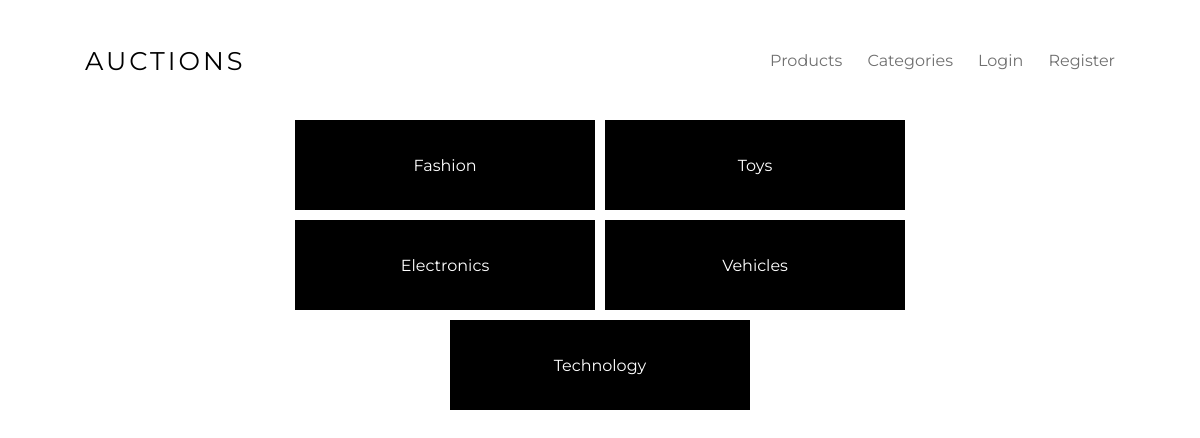
Page /categories on the earlier database version.
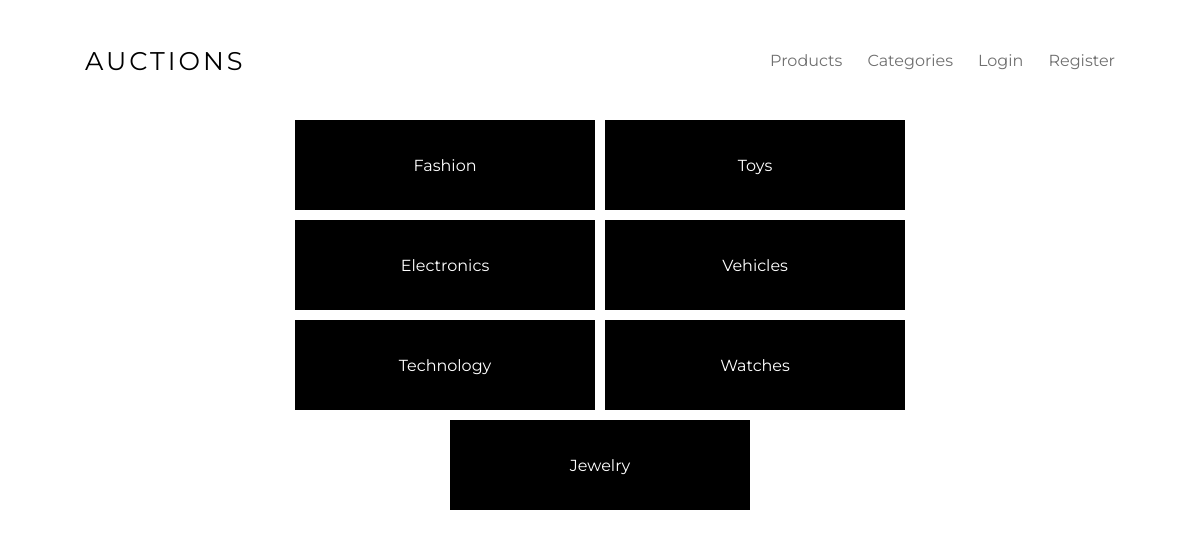
Same page on the later database version.
### auctions/models.py (models this page shows, shortened)
class Categories(models.Model):
    title = models.TextField()

### auctions/views.py (the view)
# urls.py: path('categories', views.view_categories, name="view_categories"),
def view_categories(request):
    categories = [element[1] for element in list(Categories.objects.all().values_list())]
    contexto = {
        "name": 'Categories',
        "tipos": categories
    }
    return render(request, 'categories.html', contexto)

### auctions/templates/categories.html
{% extends 'layout/base.html' %}
{% block body %}
    <div
    class="center"
    style="
        max-width: 100%;
        width: 700px;
        margin: 0 auto;
        display: flex;
        justify-content: center;
        align-items: center;
        flex-wrap: wrap;
        gap: 10px;"
    >
    {% for categoria in tipos %}
        <a href="/categories/{{ categoria }}">
            <div style="
            width: 300px;
            height: 90px;
            background: black;
            color: white;
            display: flex;
            justify-content: center;
            align-items: center;">{{ categoria }}</div>
        </a>
    {% endfor %}
    </div>
{% endblock%}

### auctions/templates/layout/base.html (shortened to what this page needs)
{% load static %}
<!DOCTYPE html>
<html lang="en">
<head>
    <link rel="stylesheet" href="{% static 'css/styles.css' %}">
</head>
<body>
    <header>
        <nav>
            <ul>
                <li><a href="{% url 'index' %}" class="title">Auctions</a></li>
            </ul>
            <ul>
                <li><a href="{% url 'index' %}">Products</a></li>
                <li><a href="{% url 'view_categories' %}">Categories</a></li>
                {% if user.is_authenticated %}
                    <li><a href="{% url 'view_create_offer' %}">Create</a></li>
                    <li><a href="{% url 'view_watchlist' %}">Watchlist</a></li>
                    <li><a href="{% url 'logout' %}">Logout</a></li>
                {% else %}
                    <li><a href="{% url 'login' %}">Login</a></li>
                    <li><a href="{% url 'register' %}">Register</a></li>
                {% endif %}
            </ul>
        </nav>
    </header>
    {% block body %}
    {% endblock %}
</body>
</html>

### auctions/static/css/styles.css (style rules this page uses)
* { padding:0;margin:0;text-decoration:none;-webkit-box-sizing:border-box;box-sizing:border-box }
body { font-family:"Montserrat",sans-serif;margin-bottom:4rem;position:relative }
header { width:100%;height:120px;display:-webkit-box;display:-ms-flexbox;display:flex;-webkit-box-align:center;-ms-flex-align:center;align-items:center;-ms-flex-wrap:wrap;flex-wrap:wrap;padding:0 5rem;z-index:999999999 }
header nav { width:100%;display:-webkit-box;display:-ms-flexbox;display:flex;-ms-flex-wrap:wrap;flex-wrap:wrap;-webkit-box-pack:justify;-ms-flex-pack:justify;justify-content:space-between;-webkit-box-align:center;-ms-flex-align:center;align-items:center;z-index:999999999 }
header nav ul { display:-webkit-box;display:-ms-flexbox;display:flex;list-style:none;-webkit-box-align:center;-ms-flex-align:center;align-items:center;-ms-flex-wrap:wrap;flex-wrap:wrap;gap:15px }
header nav ul li a { padding:5px;cursor:pointer;color:rgb(112,112,112) }
header nav ul .title { color:black;font-size:1.6em;letter-spacing:3px;text-transform:uppercase }

Differences in the rows shown:
added Categories: tipos "Watches"
added Categories: tipos "Jewelry"
